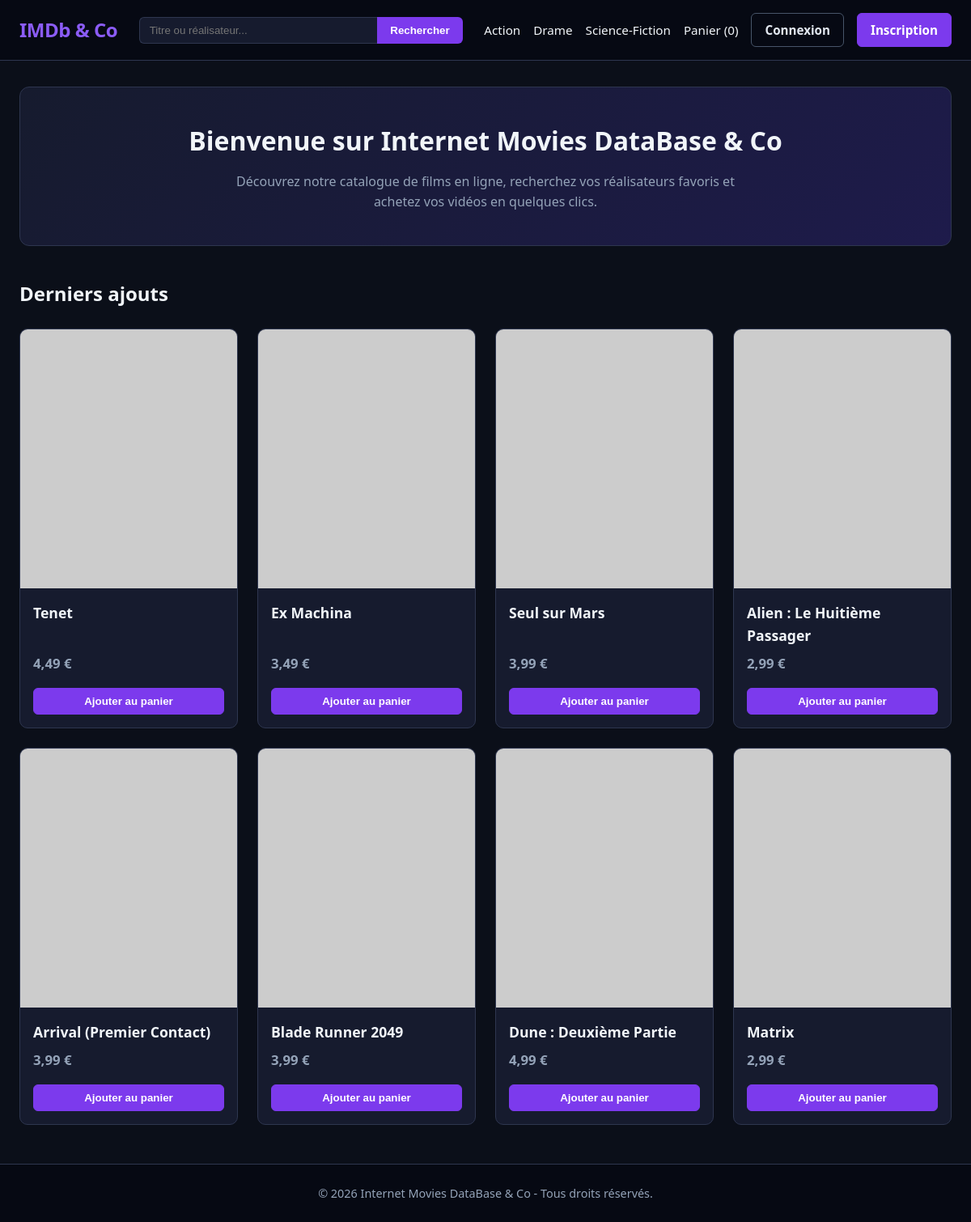
The page / on the database its author committed.
### tables this page shows
CREATE TABLE movie (
    Id_movie INT AUTO_INCREMENT PRIMARY KEY,
    title VARCHAR(100) NOT NULL,
    director VARCHAR(100) NOT NULL,
    actors TEXT NOT NULL,
    shortplot TEXT NOT NULL,
    plot TEXT,
    price DECIMAL(5, 2) NOT NULL,
    image_url VARCHAR(255) NOT NULL
);

### templates/movie_card.php (the view)
<article class="movie-card">
    <img src="<?= htmlspecialchars($movie['image_url']) ?>" alt="<?= htmlspecialchars($movie['title']) ?>">
    <div class="movie-info">
        <h3>
            <a href="/movie.php?id=<?= (int)$movie['Id_movie'] ?>">
                <?= htmlspecialchars($movie['title']) ?>
            </a>
        </h3>
        <p class="price"><?= number_format((float)$movie['price'], 2, ',', ' ') ?> €</p>
        <button type="button" class="btn-primary">Ajouter au panier</button>
    </div>
</article>

### public/index.php (shortened to what this page needs)
<?php
require_once __DIR__ . '/../includes/database.php';
require_once __DIR__ . '/../templates/header.php';
$stmt = $pdo->query('SELECT * FROM movie ORDER BY Id_movie DESC LIMIT 8');
$movies = $stmt->fetchAll();
?>
<section class="hero">
    <h1>Bienvenue sur Internet Movies DataBase &amp; Co</h1>
    <p>Découvrez notre catalogue de films en ligne, recherchez vos réalisateurs favoris et achetez vos vidéos en quelques clics.</p>
</section>
<section class="movies-section">
    <h2>Derniers ajouts</h2>
    <div class="movies-grid">
        <?php foreach ($movies as $movie): ?>
            <?php include __DIR__ . '/../templates/movie_card.php'; ?>
        <?php endforeach; ?>
    </div>
</section>
<?php
require_once __DIR__ . '/../templates/footer.php';
?>

### public/css/style.css (style rules this page uses)
* { box-sizing: border-box; margin: 0; padding: 0; }
body { font-family: system-ui, -apple-system, sans-serif; background-color: #0b0f19; color: #f1f5f9; line-height: 1.6; display: flex; flex-direction: column; min-height: 100vh; }
a { color: inherit; text-decoration: none; }
.btn-primary, .btn-outline { display: inline-block; padding: 0.5rem 1rem; border-radius: 6px; font-weight: 600; cursor: pointer; text-align: center; transition: 0.2s; }
.btn-primary { background-color: #7c3aed; color: white !important; border: 1px solid #7c3aed; }
.hero { background: linear-gradient(135deg, #161b2e 0%, #1e1b4b 100%); border: 1px solid #2e364f; border-radius: 12px; padding: 2.5rem 2rem; margin-bottom: 2.5rem; text-align: center; }
.hero h1 { font-size: 2rem; margin-bottom: 0.75rem; }
.hero p { color: #94a3b8; max-width: 650px; margin: 0 auto; }
.movies-section h2 { margin-bottom: 1.5rem; font-size: 1.5rem; }
.movies-grid { display: grid; grid-template-columns: repeat(auto-fill, minmax(220px, 1fr)); gap: 1.5rem; }
.movie-card { background-color: #161b2e; border: 1px solid #2e364f; border-radius: 10px; overflow: hidden; display: flex; flex-direction: column; transition: transform 0.2s, border-color 0.2s; }
.movie-card img { width: 100%; height: 320px; object-fit: cover; display: block; }
.movie-info { padding: 1rem; display: flex; flex-direction: column; flex: 1; gap: 0.5rem; }
.movie-info h3 { font-size: 1.1rem; }
.price { color: #94a3b8; font-weight: 700; font-size: 1.05rem; margin-top: auto; }
.movie-info .btn-primary { width: 100%; margin-top: 0.5rem; }

### rows shown on the page
movie: title "Tenet", price "4,49"
movie: title "Ex Machina", price "3,49"
movie: title "Seul sur Mars", price "3,99"
movie: title "Alien : Le Huitième Passager", price "2,99"
movie: title "Arrival (Premier Contact)", price "3,99"
movie: title "Blade Runner 2049", price "3,99"
movie: title "Dune : Deuxième Partie", price "4,99"
movie: title "Matrix", price "2,99"
